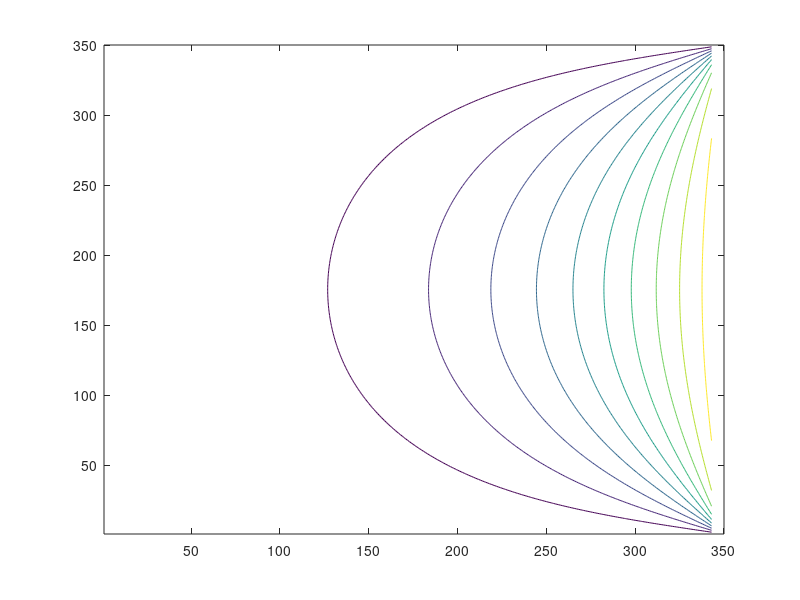

The MATLAB source for this figure:
%Analytical Solution of Laplaces Eq
%& Generation of Equipotential lines

%function usol = equipotential_lines(n)
n = 350;
x=linspace(0,7,n);
y=linspace(0,9,n);
[x,y]=meshgrid(x,y);

u = @(x,y,i) (48./sinh(9*pi*i/7)).*sin(x*pi*i/7).*sinh(y*pi*i/7)/(i*pi);

usol=zeros(n,n);
usol(1,:) = 0;
usol(:,1) = 0;
usol(:,n) = 0;
usol(n,:) = 12;

for i=1:2:180
    un = u(x,y,i);
    usol(2:end-1,2:end-1) = usol(2:end-1,2:end-1) + un(2:end-1,2:end-1);
end
 
contour(usol');
%  figure()
%  mesh(usol)

%end